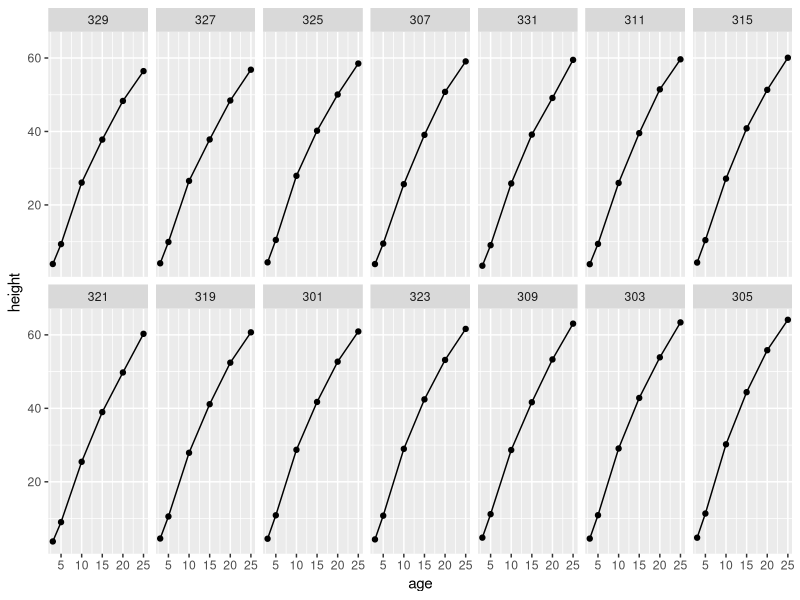
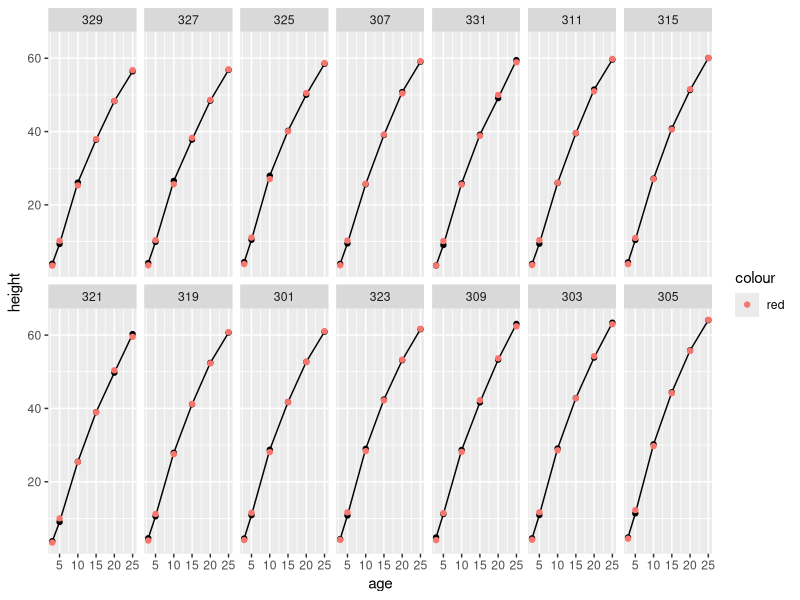
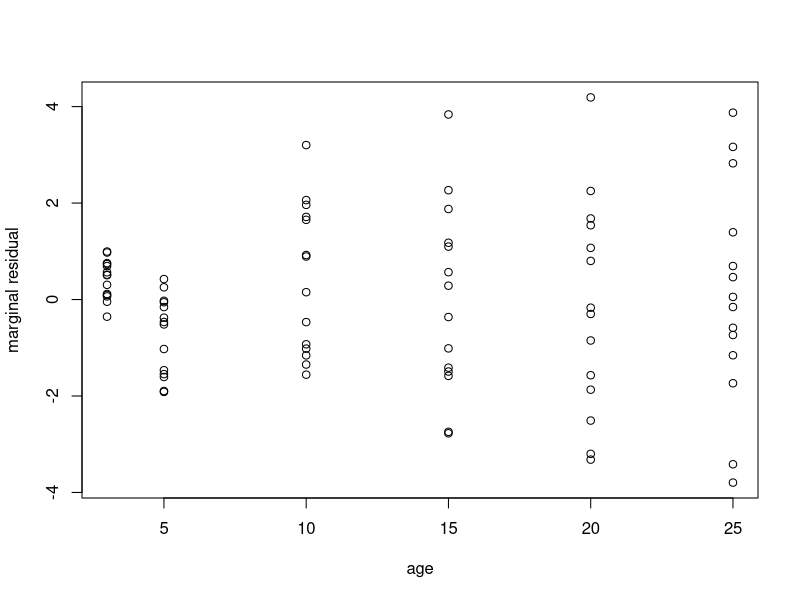
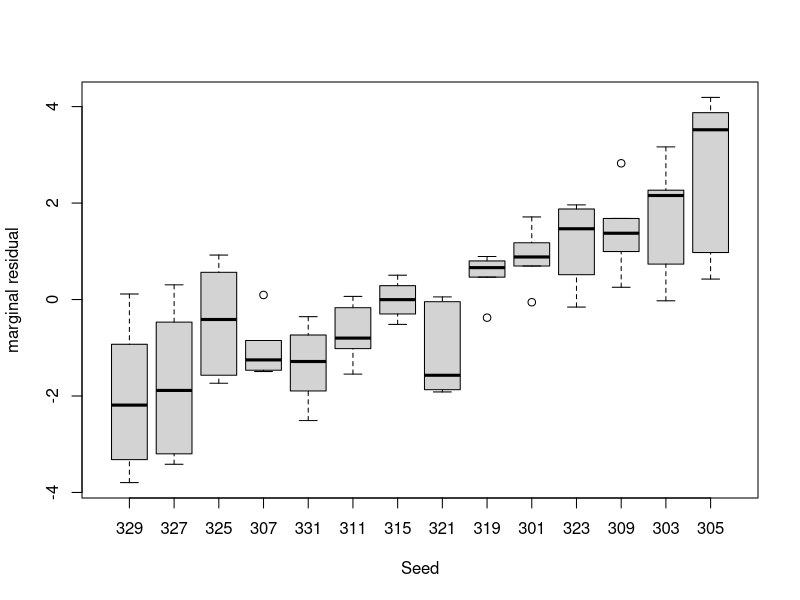
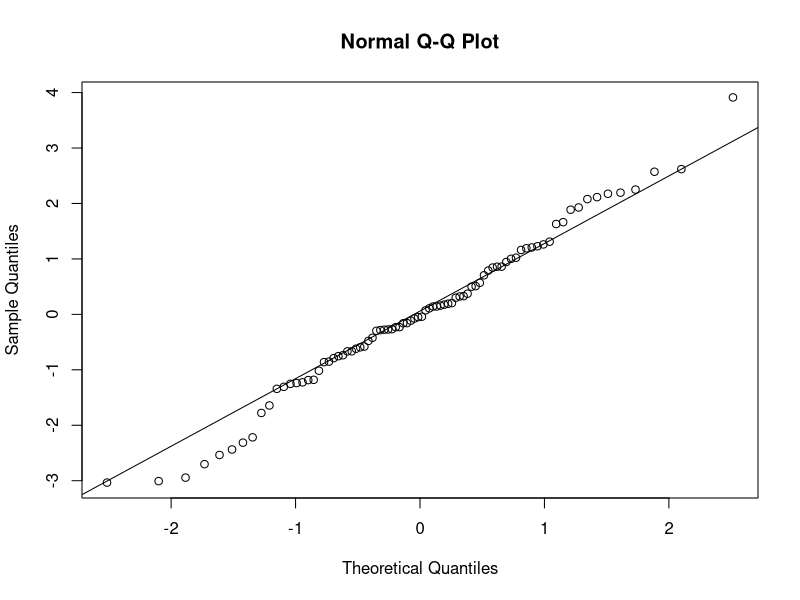

The R source for these figures, in order: (Note: this script raises an error after producing the figures.)
## ---- chunk 1
library(nlme)

# aggregated model
Mach.agg <- aggregate(score~Machine*Worker, data = Machines, FUN=mean)

m2 <- lm(score~Machine+Worker, data = Mach.agg)

anova(m2)

# full model with interaction
m0 <- lm(score~Machine*Worker, data = Machines)

anova(m0)

(142.18*3/10)/(33.29/36)
1-pf((142.18*3/10)/(33.29/36), 10, 36)

# additive model (no interaction)
m1 <- lm(score~Machine+Worker, data = Machines)

anova(m1)

anova(m1,m0)



## ---- chunk 2
library(nlme)
library(ggplot2)
head(Loblolly)
ggplot(data = Loblolly) + 
  geom_line(mapping = aes(x = age, y = height)) + 
  geom_point(mapping = aes(x = age, y = height)) + 
  facet_wrap(~ Seed, nrow = 2)

## ---- chunk 3
lmc <- lmeControl(niterEM=1000,msMaxIter=1000,msMaxEval=1000)

model1 <- lme(height ~ poly(age,3), data = Loblolly,
random = list(Seed = ~ poly(age,3)),
correlation = corAR1(form = ~ age|Seed), control = lmc)

summary(model1)
## ---- chunk 4
bdiag_m <- function(lmat) {
    ## Copyright (C) 2016 Martin Maechler, ETH Zurich
    if(!length(lmat)) return(new("dgCMatrix"))
    stopifnot(is.list(lmat), is.matrix(lmat[[1]]),
              (k <- (d <- dim(lmat[[1]]))[1]) == d[2], # k x k
              all(vapply(lmat, dim, integer(2)) == k)) # all of them
    N <- length(lmat)
    if(N * k > .Machine$integer.max)
        stop("resulting matrix too large; would be  M x M, with M=", N*k)
    M <- as.integer(N * k)
    ## result: an   M x M  matrix
    new("dgCMatrix", Dim = c(M,M),
        ## 'i :' maybe there's a faster way (w/o matrix indexing), but elegant?
        i = as.vector(matrix(0L:(M-1L), nrow=k)[, rep(seq_len(N), each=k)]),
        p = k * 0L:M,
        x = as.double(unlist(lmat, recursive=FALSE, use.names=FALSE)))
}
## ---- chunk 5
library(lme4)
model2lmer <- lmer(height ~ poly(age,3) + (poly(age,3) | Seed), data = Loblolly, control = lmerControl(optimizer="Nelder_Mead", optCtrl = list(maxfun = 100000), check.conv.grad = .makeCC("warning", tol = 0.71, relTol = NULL)))
Z <- model.matrix(model2lmer, type = 'random')
psi_i <- getVarCov(model1)
psi <- bdiag_m(list(psi_i,psi_i,psi_i,psi_i,psi_i,psi_i,psi_i,psi_i,psi_i,psi_i,psi_i,psi_i,psi_i,psi_i))
inv_psi <- solve(psi)
phi <- coef(model1$modelStruct$corStruct, unconstrained = FALSE)
L <- (summary(model1)$sigma^2)*diag(nrow(Loblolly))
for(i in 1:nrow(L)){
  for(j in nrow(L)){
    if(j==(i+1)||j==(i-1)){
      L[i,j] <- phi
    }
  }
}
invL <- solve(L)
A <- inv_psi+t(Z)%*%invL%*%Z
invA <- solve(A)
P<-invL-invL%*%Z%*%invA%*%t(Z)%*%invL
X <- model.matrix(model2lmer, type = 'fixed')
cov.beta.hat <- solve(t(X)%*%P%*%X)
Y <- Loblolly$height
beta.hat <- cov.beta.hat%*%t(X)%*%P%*%Y
beta.hat
cov.beta.hat
beta.hat / sqrt(diag(cov.beta.hat)) # t-values
1-pchisq(as.numeric((beta.hat / sqrt(diag(cov.beta.hat)))^2), 1) # rough p-values
1-pf(as.numeric((beta.hat / sqrt(diag(cov.beta.hat)))^2), 1, nrow(Loblolly)-4)
## ---- chunk 6
model2 <- lme(height ~ poly(age,3), data = Loblolly,
random = list(Seed = ~ poly(age,3)),
correlation = NULL, control = lmc)

summary(model2)
## ---- chunk 7
library(lme4)
model2lmer <- lmer(height ~ poly(age,3) + (poly(age,3) | Seed), data = Loblolly, control = lmerControl(optimizer="Nelder_Mead", optCtrl = list(maxfun = 100000), check.conv.grad = .makeCC("warning", tol = 0.71, relTol = NULL)))
summary(model2lmer)
## ---- chunk 8
Loblolly$fitted2 <- fitted(model2lmer)

ggplot(data = Loblolly) + 
  geom_line(mapping = aes(x = age, y = height)) + 
  geom_point(mapping = aes(x = age, y = height)) + 
  geom_point(mapping = aes(x = age, y = fitted2, color = 'red')) +
  facet_wrap(~ Seed, nrow = 2)


## ---- chunk 9


marginal.resids <- Loblolly$height - model.matrix(model2lmer, type = 'fixed')%*%fixef(model2lmer)

plot(Loblolly$age, marginal.resids, xlab = 'age', ylab = 'marginal residual')

X <- as.matrix(model.matrix(model2lmer, type = 'fixed'))

Sigma.e <- 



plot(Loblolly$Seed, marginal.resids, xlab = 'Seed', ylab = 'marginal residual')

Pi <- as.matrix(P)[1:6,1:6]
cholPi <- chol(Pi)
standardized_resids <- rep(NA,84)
seed=1
for(i in 1:14){
  standardized_resids[(seed-1)*6+(1:6)] <- t(cholPi)%*%marginal.resids[(seed-1)*6+(1:6)]
  seed <- seed + 1
}
qqnorm(standardized_resids)
qqline(standardized_resids)
sum((diag(6) - standardized_resids[1:6]%*%t(standardized_resids[1:6]))^2)




## ---- chunk 10
anova(model1, model2)

model2ml <- lme(height ~ poly(age,3), data = Loblolly,
random = list(Seed = ~ poly(age,3)),
correlation = NULL, control = lmc, method = 'ML')
summary(model2ml)

model1ml <- lme(height ~ poly(age,3), data = Loblolly,
random = list(Seed = ~ poly(age,3)),
correlation = corAR1(form = ~ age|Seed), control = lmc, method = 'ML')

summary(model1ml)
anova(model1ml, model2ml)
## ---- chunk 11
summary(model2lmer)

library(lmerTest)
X <- poly(Loblolly$age,3)
Loblolly$linear <- X[,1]
Loblolly$quadratic <- X[,2]
Loblolly$cubic <- X[,3]
model2lmer <- lmer(height ~ linear+quadratic+cubic + (linear+quadratic+cubic | Seed), data = Loblolly, control = lmerControl(optimizer="Nelder_Mead", optCtrl = list(maxfun = 100000), check.conv.grad = .makeCC("warning", tol = 0.71, relTol = NULL)))
summary(model2lmer)

anova(model2lmer, type = 'III', ddf = 'lme4')
anova(model2lmer, type = 'III', ddf = 'Satt')
anova(model2lmer, type = 'III', ddf = 'Ken')

model3lmer <- lmer(height ~ linear+quadratic + (linear+quadratic | Seed), data = Loblolly)
summary(model3lmer)

anova(model3lmer, type = 'III', ddf = 'lme4')
anova(model3lmer, type = 'III', ddf = 'Satt')
anova(model3lmer, type = 'III', ddf = 'Ken')

anova(model3lmer, model2lmer)
## ---- chunk 12
fun <- function(model) summary(model)$coefficients[,1]
#booted <- bootMer(model2lmer, fun, 100, type = 'parametric')

library(boot)
#boot.ci(booted, conf = 0.95, type = 'basic', index = 1)
#boot.ci(booted, conf = 0.95, type = 'basic', index = 2)
#boot.ci(booted, conf = 0.95, type = 'basic', index = 3)
#boot.ci(booted, conf = 0.95, type = 'basic', index = 4)
